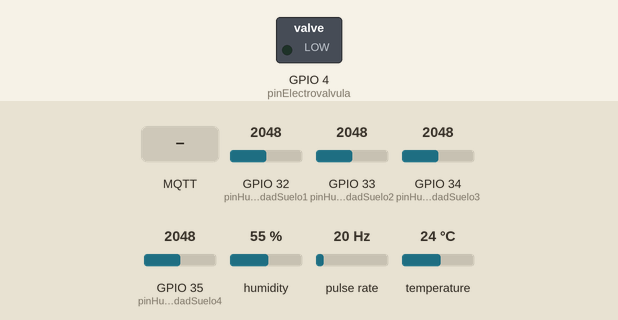
Bench run of a sketch on a simulated ESP32. Parts: switched loads named in the sketch (green lamp = pin HIGH). Wiring (inferred from the names in the program): pulse sensor: data GPIO 5. The inputs (shaded band) are chosen by the test bench; at power-on: GPIO 32 (pinHumedadSuelo1) = 2048, GPIO 33 (pinHumedadSuelo2) = 2048, GPIO 34 (pinHumedadSuelo3) = 2048, GPIO 35 (pinHumedadSuelo4) = 2048, humidity 55 %, pulse rate 20 Hz, temperature 24 °C. WiFi joins after 1.5 s; servers stay silent unless stated; random numbers use the default seed unless the sketch sets one; no MQTT or app messages arrive unless stated; what the sketch prints to the serial monitor is not drawn.

Above: at 2.7 s.
2.8 s: MQTT message "ON" arrives on the first subscribed topic
At 4.1 s:
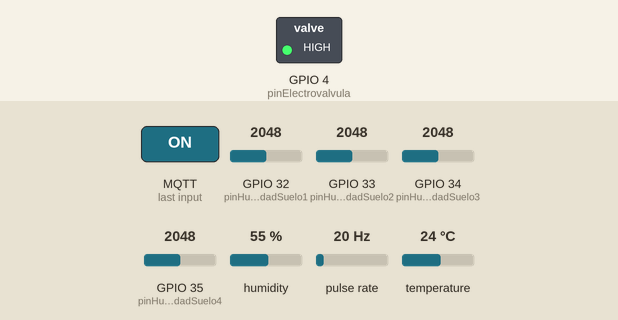
4.5 s: MQTT message "OFF" arrives on the first subscribed topic
At 7.0 s:
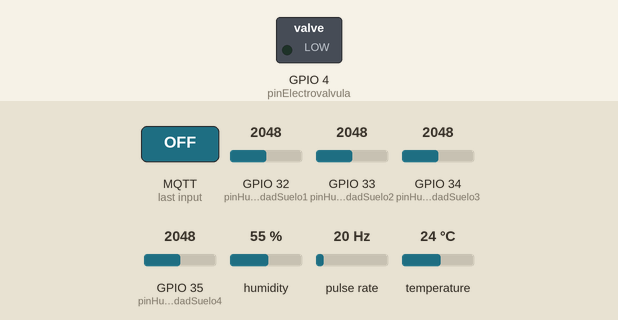
Timing chart, 0 to 8.5 s (numbered marks = the images above; inputs shaded):
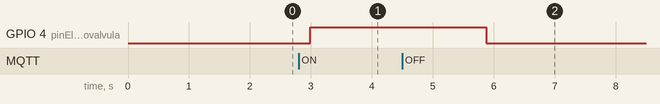

The sketch:

ioticos_temperatura_humedad.ino
```cpp
#if defined(ESP8266)
#include <ESP8266WiFi.h>  //ESP8266 Core WiFi Library
#else
#include <WiFi.h>      //ESP32 Core WiFi Library
#endif
#if defined(ESP8266)

#include <ESP8266WebServer.h>  //Local WebServer used to serve the configuration portal

#else

#include <WebServer.h> //Local DNS Server used for redirecting all requests to the configuration portal (  https://github.com/zhouhan0126/DNSServer---esp32  )
#endif
#include <WiFiManager.h>
#include <PubSubClient.h>
#include "DHT.h"
#include <stdlib.h>
#include <esp_int_wdt.h> //libreria para reiniciar el esp32
#include <esp_task_wdt.h> //libreria para reiniciar el esp32
#define DHTTYPE DHT11

//********SENSORES INPUT*********

//**************************************
//*********** MQTT CONFIG **************
//**************************************
const char *mqtt_server = "192.168.100.254";
const int mqtt_port = 1883;
const char *mqtt_user = "nOkjkvS9JJPhbRN";
const char *mqtt_pass = "AlmjrvUeyfxygz4";
const char *root_topic_subscribe = "device1/electrovalvula";
const char *topicSensorTemperatura1 = "device1/sensorTemperatura1";
const char *topicSensorHumedad1 = "device1/sensorHumedad1";
const char *topicSensorCaudal1 = "device1/sensorCaudal1";
const char *topicSensorConsumoAgua1 = "device1/sensorConsumoAgua1";
const char *topicSensorSuelo1 = "device1/sensorSuelo1";
const char *topicSensorSuelo2 = "device1/sensorSuelo2";
const char *topicSensorSuelo3 = "device1/sensorSuelo3";
const char *topicSensorSuelo4 = "device1/sensorSuelo4";
const char *topicPromedioSensorSuelo = "device1/promedioSensorSuelo";


//**************************************
//*********** WIFICONFIG ***************
//**************************************
const char* ssid = "HOWARDS";
const char* password = "ALOHOMORA";


//**************************************
//*********** GLOBALES   ***************
//**************************************
WiFiClient espClient;
PubSubClient client(espClient);
int pinElectrovalvula = 4;
int pinSensorAmbiental = 15;
float tempAmb, humedAmb, f;
int pinHumedadSuelo1 = 32;
int pinHumedadSuelo2 = 33;
int pinHumedadSuelo3 = 34;
int pinHumedadSuelo4 = 35;
int timer = 0;
//Para medir el consumo de agua
const int sensorPin = 5;
const int measureInterval = 1000;
volatile int pulseConter;
// YF-S201
const float factorK = 7.5;
// FS300A
//const float factorK = 5.5;
// FS400A
//const float factorK = 3.5;
float volume = 0;
long t0 = 0;
DHT dht(pinSensorAmbiental, DHTTYPE);
char msg[25];

//************************
//** F U N C I O N E S ***
//************************
void callback(char* topic, byte* payload, unsigned int length);
void reconnect();
//void setup_wifi();
//Calcular consumo de agua
void ISRCountPulse()
{
   pulseConter++;
}

float GetFrequency()
{
   pulseConter = 0;

   interrupts();
   delay(measureInterval);
   noInterrupts();

   return (float)pulseConter * 1000 / measureInterval;
}

void SumVolume(float dV)
{
   volume += dV / 60 * (millis() - t0) / 1000.0;
   t0 = millis();
}
void setup() {
  Serial.begin(9600);
  //setup_wifi();
  attachInterrupt(digitalPinToInterrupt(sensorPin), ISRCountPulse, RISING);
  t0 = millis();
  WiFiManager wifiManager;
  wifiManager.autoConnect("AutoConnectAP");
  Serial.println("connected...yeey :)");
  pinMode(pinSensorAmbiental, INPUT);
  pinMode(pinHumedadSuelo1, INPUT);
  pinMode(pinHumedadSuelo2, INPUT);
  pinMode(pinHumedadSuelo3, INPUT);
  pinMode(pinHumedadSuelo4, INPUT);
  pinMode(pinElectrovalvula, OUTPUT);
  digitalWrite(pinElectrovalvula,LOW);
  dht.begin();
  client.setServer(mqtt_server, mqtt_port);
  client.setCallback(callback); //Cuando llega un mensaje


}

void loop() {

  if (!client.connected()) {
    reconnect();
  }

  client.loop();

  // obtener frecuencia en Hz
   float frequency = GetFrequency();

   // calcular caudal L/min
   float flow_Lmin = frequency / factorK;
   SumVolume(flow_Lmin);

   Serial.print(" Caudal: ");
   Serial.print(flow_Lmin, 3);
   Serial.print(" (L/min)\tConsumo:");
   Serial.print(volume, 1);
   Serial.println(" (L)");


  //if (timer == 60){
  tempAmb = dht.readTemperature();
  humedAmb = dht.readHumidity();

  if (isnan(humedAmb) || isnan(tempAmb)) {
    Serial.println("Failed to read from DHT sensor!");
    delay(1000); // wait a bit
    return;
  }
  int const readSensorSuelo1 = map(analogRead(pinHumedadSuelo1), 0, 4095, 1024, 0);
  int const readSensorSuelo2 = map(analogRead(pinHumedadSuelo2), 0, 4095, 1024, 0);
  int const readSensorSuelo3 = map(analogRead(pinHumedadSuelo3), 0, 4095, 1024, 0);
  int const readSensorSuelo4 = map(analogRead(pinHumedadSuelo4), 0, 4095, 1024, 0);
  int const promedioSensorSuelo = (readSensorSuelo1+readSensorSuelo2+readSensorSuelo3+readSensorSuelo4)/4;
  Serial.print("Humedad Suelo1:");
  Serial.print(readSensorSuelo1);
  Serial.print("Humedad Suelo2:");
  Serial.print(readSensorSuelo2);
  Serial.print("Humedad Suelo3:");
  Serial.print(readSensorSuelo3);
  Serial.print("Humedad Suelo4:");
  Serial.print(readSensorSuelo4);
  Serial.print("Promedio Humedad Suelo:");
  Serial.print(promedioSensorSuelo);
  Serial.print(" Temperatura Ambiental:");
  Serial.print(tempAmb);
  Serial.print(" Humedad Ambiental:");
  Serial.print(humedAmb);
  Serial.println();


  if (client.connected()){
    //String str = "La cuenta es -> " + String(count);
    //str.toCharArray(msg,25);
    char tempstring[3];
    dtostrf(tempAmb,3,1,tempstring);
    client.publish(topicSensorTemperatura1, tempstring);

    char humedAmbstring[3];
    dtostrf(humedAmb,3,1,humedAmbstring);
    client.publish(topicSensorHumedad1, humedAmbstring);

    char humedadSuelo1string[6];
    dtostrf(readSensorSuelo1,6,1,humedadSuelo1string);
    client.publish(topicSensorSuelo1, humedadSuelo1string);

    char humedadSuelo2string[6];
    dtostrf(readSensorSuelo2,6,1,humedadSuelo2string);
    client.publish(topicSensorSuelo2, humedadSuelo2string);

    char humedadSuelo3string[6];
    dtostrf(readSensorSuelo3,6,1,humedadSuelo3string);
    client.publish(topicSensorSuelo3, humedadSuelo3string);

    char humedadSuelo4string[6];
    dtostrf(readSensorSuelo4,6,1,humedadSuelo4string);
    client.publish(topicSensorSuelo4, humedadSuelo4string);

    char caudalAguastring[6];
    dtostrf(flow_Lmin,4,1,caudalAguastring);
    client.publish(topicSensorCaudal1, caudalAguastring);


    char consumoAguastring[6];
    dtostrf(volume,4,1,consumoAguastring);
    client.publish(topicSensorConsumoAgua1, consumoAguastring);

    char promedioHumedadSuelostring[6];
    dtostrf(promedioSensorSuelo,6,1,promedioHumedadSuelostring);
    client.publish(topicPromedioSensorSuelo, promedioHumedadSuelostring);


  }
    //timer = 0;
  //}
  //timer = timer + 1;
  Serial.println(timer);
  delay(300);

}


//*****************************
//***    CONEXION WIFI      ***
//*****************************
void setup_wifi(){
  delay(10);
  // Nos conectamos a nuestra red Wifi
  Serial.println();
  Serial.print("Conectando a ssid: ");
  Serial.println(ssid);

  WiFi.begin(ssid, password);

  while (WiFi.status() != WL_CONNECTED) {
    delay(500);
    Serial.print(".");
  }

  Serial.println("");
  Serial.println("Conectado a red WiFi!");
  Serial.println("Dirección IP: ");
  Serial.println(WiFi.localIP());
}


//*****************************
//***    CONEXION MQTT      ***
//*****************************

void reconnect() {
  int contador = 0;
  while (!client.connected()) {
    Serial.print("Intentando conexión Mqtt...");
    // Creamos un cliente ID
    String clientId = "RIEGO";
    clientId += String(random(0xffff), HEX);
    // Intentamos conectar
    if (client.connect(clientId.c_str(),mqtt_user,mqtt_pass)) {
      Serial.println("Conectado!");
      // Nos suscribimos
      if(client.subscribe(root_topic_subscribe)){
        Serial.println("Suscripcion ok");
        contador = 0;
      }else{
        Serial.println("fallo Suscripciión");
      }
    } else {
      Serial.print("falló :( con error -> ");
      Serial.print(client.state());
      Serial.println(" Intentamos de nuevo en 5 segundos");
      delay(5000);

    }

    //para reiniciar la ESP32 en caso de que no se conecte
    contador= contador + 1;
    if ( contador == 6){
      Serial.println("Procediento a reiniciar el dispositivo");
      hard_restart();
      contador = 0;
    }
  }
}

void hard_restart() {
  esp_task_wdt_init(1,true);
  esp_task_wdt_add(NULL);
  while(true);
}


//*****************************
//***       CALLBACK        ***
//*****************************

void callback(char* topic, byte* payload, unsigned int length){
  String incoming = "";
  Serial.print("Mensaje recibido desde -> ");
  Serial.print(topic);
  Serial.println("");
  for (int i = 0; i < length; i++) {
    incoming += (char)payload[i];
  }
  incoming.trim(); //el rele funciona al revez, jqc 3ff sz
  if(incoming.equals("ON")){
    digitalWrite(pinElectrovalvula,HIGH);
    Serial.println("ABIERTA");
  }
  if(incoming.equals("OFF")){
    digitalWrite(pinElectrovalvula,LOW);
    Serial.println("CERRADA");
  }
  Serial.println("Mensaje -> " + incoming);

}
```

Measured:
- after the input at 2.8 s, GPIO 4 (pinElectrovalvula): LOW → HIGH after 0.19 s
- after the input at 4.5 s, GPIO 4 (pinElectrovalvula): HIGH → LOW after 1.4 s
